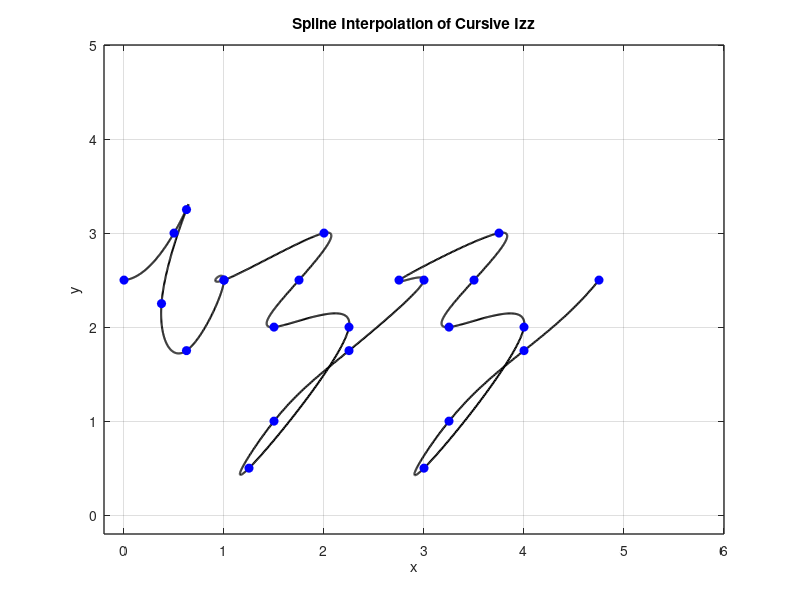
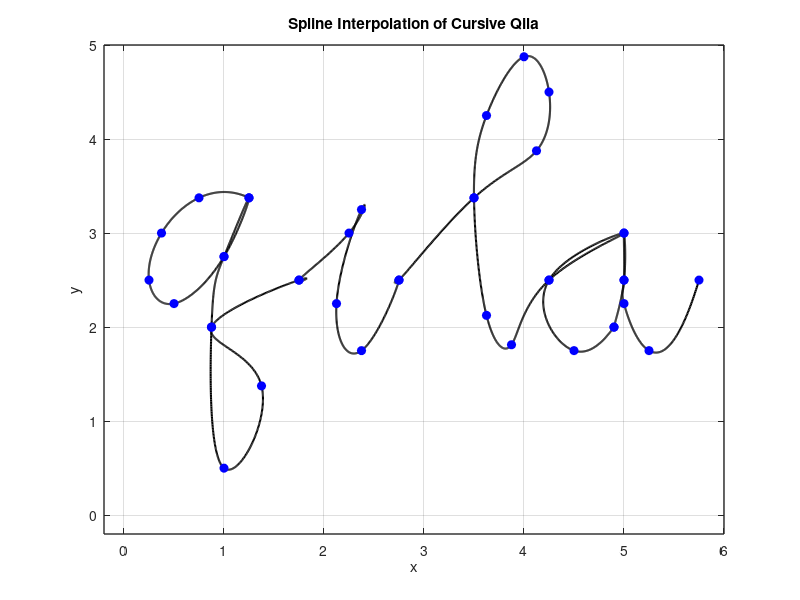
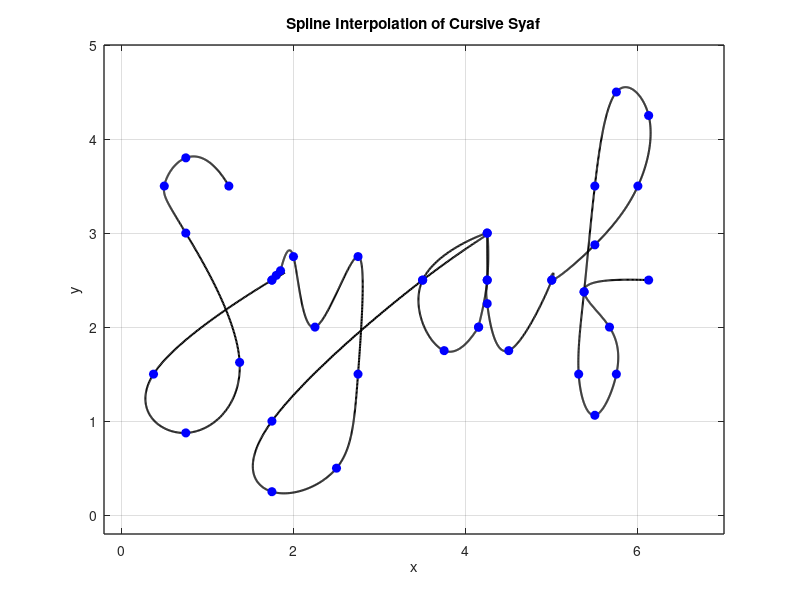

Recreate these plots in MATLAB, in order.
%% izz
% letter i 
% Define data points for x and y coordinates
x1 = [2.75 3.25 3.375 3.125 3.375 3.75];
y1 = [2.5 3 3.25 2.25 1.75 2.5];
dot_x1 = 3.375;
dot_y1 = 3.625;

% Define the amount of shift to the right (offset)
x_shift1 = -2.75;

% Apply the offset to x coordinates (horizontal) 
x1 = x1 + x_shift1;

% letter z
% Define data points for x and y coordinates
x2 = [0.25 1.25 1 0.75 1.5 0.5 0.75 1.5 2.25];
y2 = [2.5 3 2.5 2 2 0.5 1 1.75 2.5];

% Define the amount of shift to the right (offset)
x_shift2 = 0.75;

% Apply the offset to x coordinates (horizontal) 
x2 = x2 + x_shift2;

% letter z(2)
% Define data points for x and y coordinates
x3 = [0.25 1.25 1 0.75 1.5 0.5 0.75 1.5 2.25];
y3 = [2.5 3 2.5 2 2 0.5 1 1.75 2.5];

% Define the amount of shift to the right (offset)
x_shift3 = 2.5;

% Apply the offset to x coordinates (horizontal) 
x3 = x3 + x_shift3;

% Concatenate data points
x = [x1 x2 x3];
y = [y1 y2 y3];

n = length(x);
t = 0:n-1; % Parametric coordinate t
tt = 0:0.01:n-1; % More dense coordinate tt for spline interpolation

% Compute spline interpolation
xx = spline(t, x, tt);
yy = spline(t, y, tt);

% Plot settings
figure(1)
plot(xx, yy, 'k', 'LineWidth', 1.5) % plot spline
hold on
plot(x, y, 'bo', 'MarkerFaceColor', 'b') % plot data points
axis([-0.2 6 -0.2 5])
grid on
title('Spline Interpolation of Cursive Izz')
xlabel('x')
ylabel('y')
set(gca, 'FontSize', 10, 'LineWidth', 1)
grid on

%% qil
% LETTER Q
% Define data points for x and y coordinates 
x1 = [1.25 0.75 0.375 0.25 0.5 1 1.25 1 0.875 1 1.375 0.875 1.75];
y1 = [3.375 3.375 3 2.5 2.25 2.75 3.375 2.75 2 0.5 1.375 2 2.5];

% letter i
% Define data points for x and y coordinates
x2 = [2.75 3.25 3.375 3.125 3.375 3.75];
y2 = [2.5 3 3.25 2.25 1.75 2.5];
dot_x = 2.375;
dot_y = 3.625;

% Define the amount of shift to the left (offset)
x_shift2 = -1.00;

% Apply the offset to x coordinates (horizontal) 
x2 = x2 + x_shift2;

% LETTER L
% Define data point for x and y coordinates 
x3 = [0.25 1.00 1.625 1.75 1.50 1.125 1.00 1.125 1.375 1.75];
y3 = [2.50 3.375 3.875 4.5 4.875 4.25 3.375 2.125 1.8125 2.5];

% Define the amount of shift to the right (offset)
x_shift3 = 2.50;

% Apply the offset to x coordinates (horizontal) 
x3 = x3 + x_shift3;

% letter A

x4 = [1 0.25 0.5 0.9 0.9 1 1 1 1 1.25 1.75];
y4 = [3 2.5 1.75 2 2 2.5 3 2.5 2.25 1.75 2.5];

% Define the amount of shift to the right (offset)
x_shift4 = 4.00;

% Apply the offset to x coordinates (horizontal) 
x4 = x4 + x_shift4;

% Concatenate data points
x = [x1 x2 x3 x4];
y = [y1 y2 y3 y4];

n = length(x);
t = 0:n-1; % Parametric coordinate t
tt = 0:0.01:n-1; % More dense coordinate tt for spline interpolation

% Compute spline interpolation
xx = spline(t, x, tt);
yy = spline(t, y, tt);

% Plot settings
figure(2)
plot(xx, yy, 'k', 'LineWidth', 1.5) % plot spline
hold on
plot(x, y, 'bo', 'MarkerFaceColor', 'b') % plot data points
axis([-0.2 6 -0.2 5])
grid on
title('Spline Interpolation of Cursive Qila')
xlabel('x')
ylabel('y')
set(gca, 'FontSize', 10, 'LineWidth', 1)
grid on

%% syaf
% letter s
x1 = [1.25 0.75 0.5 0.75 1.375 0.75 0.375 1.75];
y1 = [3.5 3.8 3.5 3 1.625 0.875 1.5 2.5];

% letter y 
x2 = [0.5 0.55 0.6 0.75 1 1.5 1.5 1.25 0.5 0.5 2.25];
y2 = [2.5 2.55 2.6 2.75 2 2.75 1.5 0.5 0.25 1 2.5];

x_shift2 = 1.25;

% Apply the offset to x coordinates (horizontal) 
x2 = x2 + x_shift2;

% letter a
x3 = [1 0.25 0.5 0.9 0.9 1 1 1 1 1.25 1.75];
y3  = [3 2.5 1.75 2 2 2.5 3 2.5 2.25 1.75 2.5];

x_shift3 = 3.25;

% Apply the offset to x coordinates (horizontal) 
x3 = x3 + x_shift3;

% LETTER F
% Define data points for x and y coordinates 
x4 = [0.5 1 1.5 1.625 1.25 1 0.875 0.8125 1 1.25 1.17 0.875 1.625];
y4 = [2.5 2.875 3.5 4.25 4.5 3.5 2.375 1.5 1.0625 1.5 2 2.375 2.5];

x_shift4 = 4.5;

% Apply the offset to x coordinates (horizontal) 
x4 = x4 + x_shift4;

% Concatenate data points
x = [x1 x2 x3 x4];
y = [y1 y2 y3 y4];

n = length(x);
t = 0:n-1; % Parametric coordinate t
tt = 0:0.01:n-1; % More dense coordinate tt for spline interpolation

% Compute spline interpolation
xx = spline(t, x, tt);
yy = spline(t, y, tt);

% Plot settings
figure(3)
plot(xx, yy, 'k', 'LineWidth', 1.5) % plot spline
hold on
plot(x, y, 'bo', 'MarkerFaceColor', 'b') % plot data points
axis([-0.2 7 -0.2 5])
grid on
title('Spline Interpolation of Cursive Syaf')
xlabel('x')
ylabel('y')
set(gca, 'FontSize', 10, 'LineWidth', 1)
grid on

